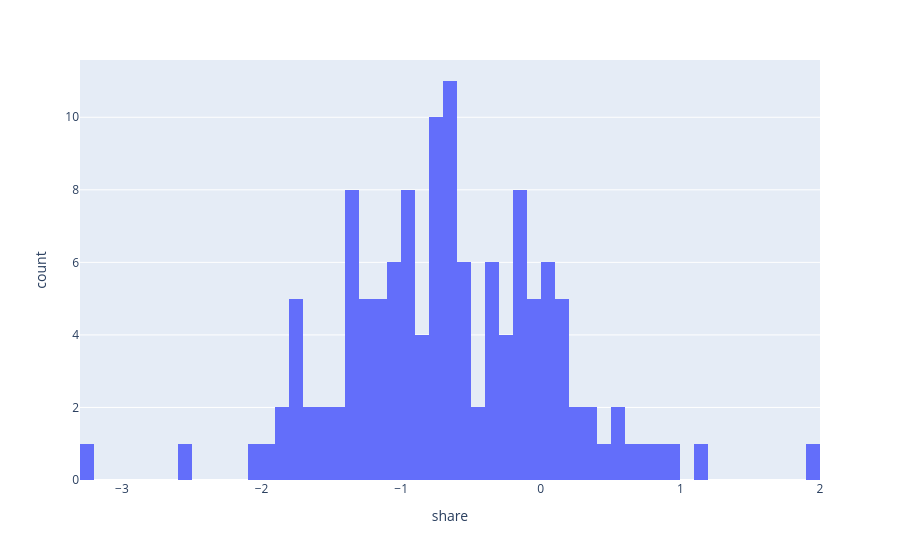

This figure's notebook cell:
### Code cell
px.histogram(df_country_subfield_norm_world_log["2207"].to_frame("share"), x="share", nbins=100)

### Figure 1 — Plotly figure (JSON) as saved in the notebook; plotly's stock layout.template omitted (floating-point values rounded to 4 significant figures; data arrays with more than 128 entries replaced by an {"elided": "..."} marker saying what was removed)
{"data": [{"bingroup": "x", "hovertemplate": "share=%{x}<br>count=%{y}<extra></extra>", "legendgroup": "", "marker": {"color": "#636efa", "pattern": {"shape": ""}}, "name": "", "nbinsx": 100, "orientation": "v", "showlegend": false, "x": {"elided": "220 float values"}, "xaxis": "x", "yaxis": "y", "type": "histogram"}], "layout": {"xaxis": {"anchor": "y", "domain": [0.0, 1.0], "title": {"text": "share"}}, "yaxis": {"anchor": "x", "domain": [0.0, 1.0], "title": {"text": "count"}}, "legend": {"tracegroupgap": 0}, "margin": {"t": 60}, "barmode": "relative"}}
